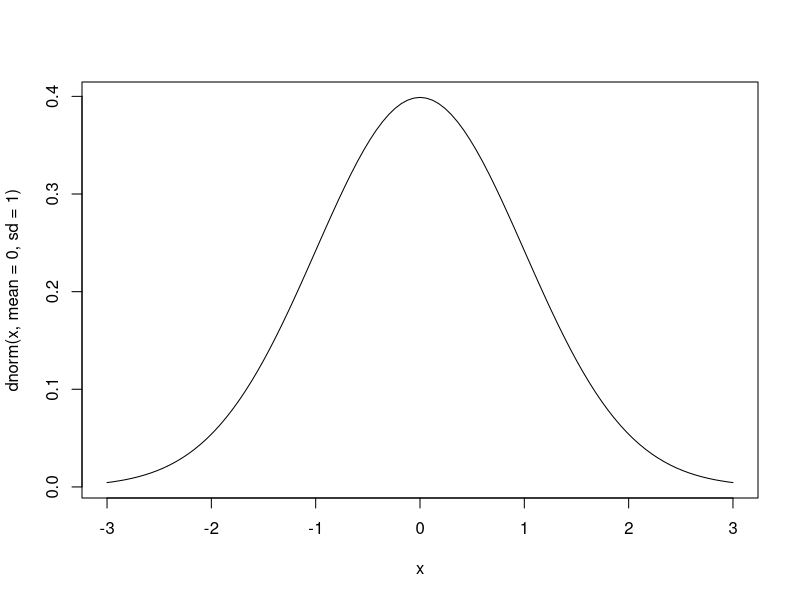
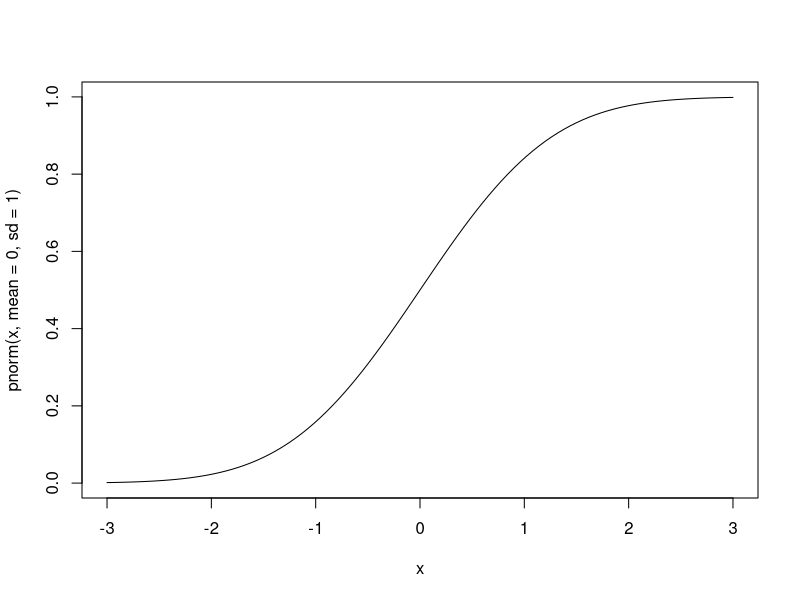
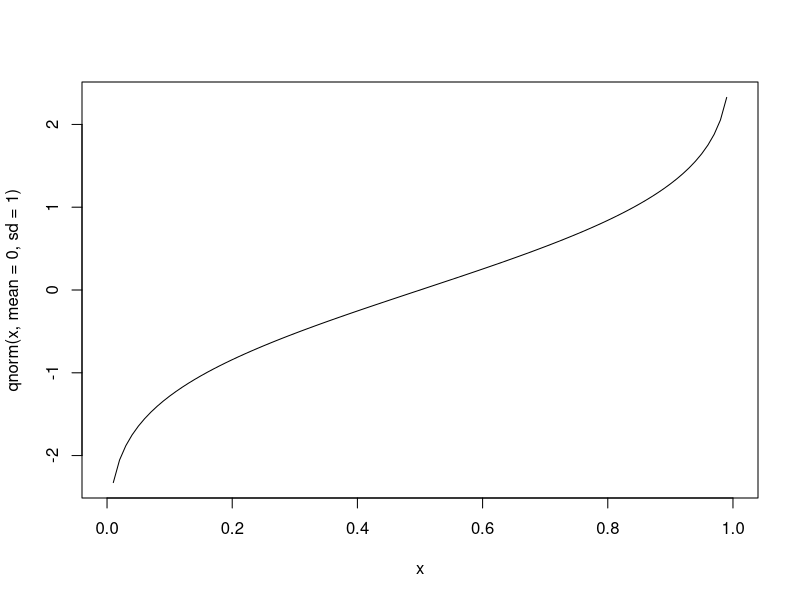
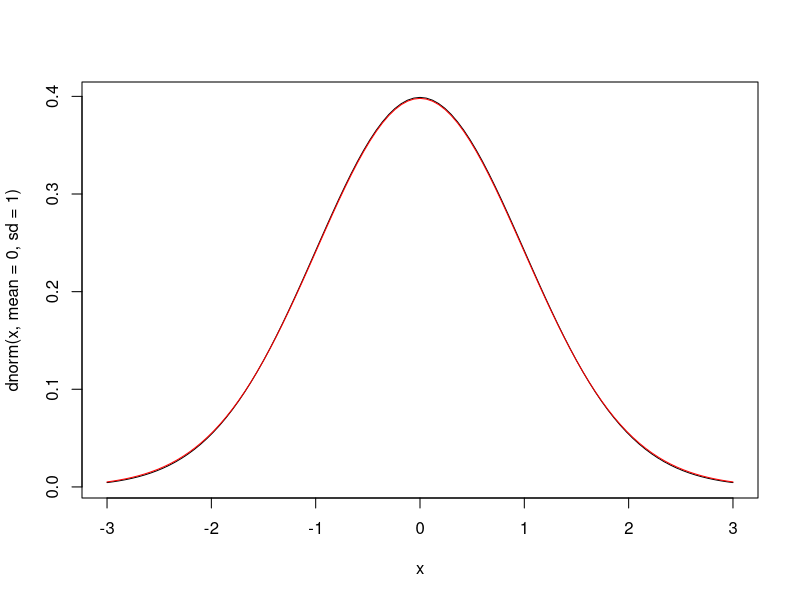
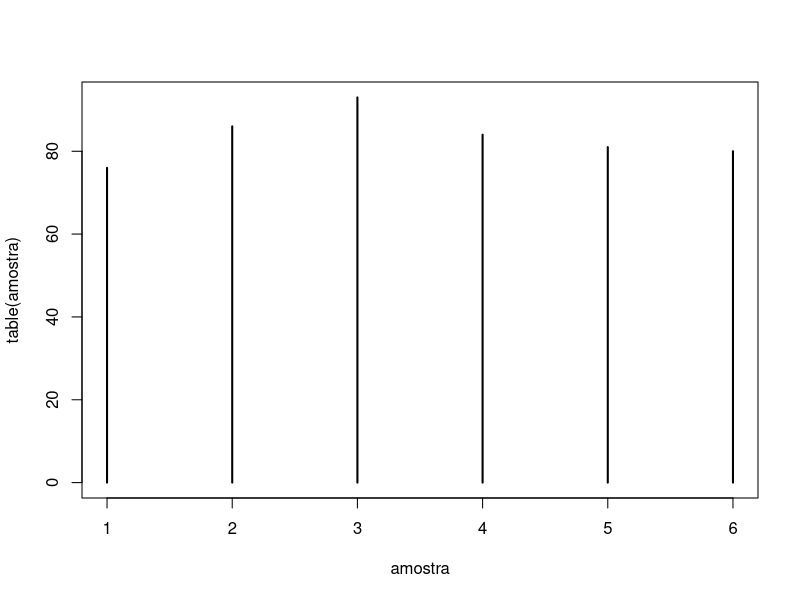
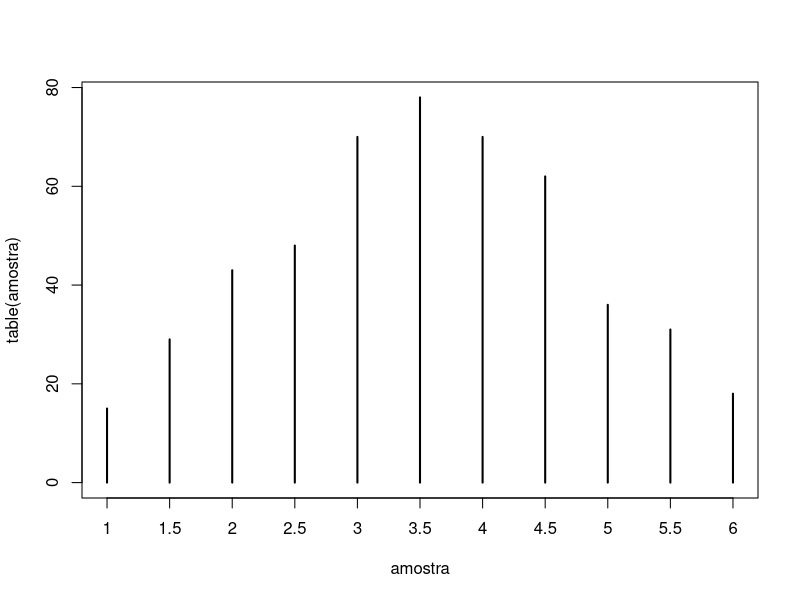
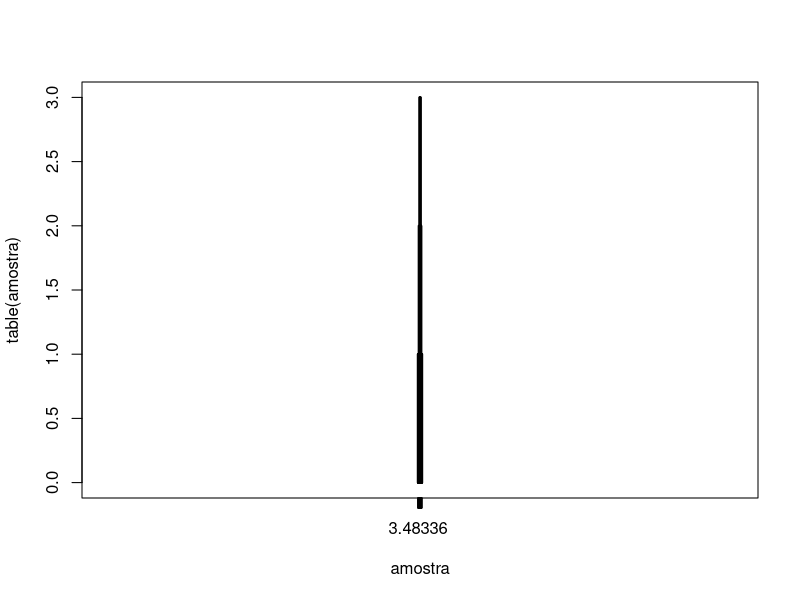

R code for these plots, in order: (Note: this script raises an error after producing the figures.)
# # # # # # # # # # # # # # # # # # # # # # # # # # # # # # # # # # # # # # # #
# MONITORIA 6

# DISTRIBUIÇÕES

# NORMAL PADRÃO
dnorm(1.96, mean=0, sd=1)
dnorm(-1.96, mean=0, sd=1)

pnorm(1.96, mean=0, sd=1)
pnorm(-1.96, mean=0, sd=1)

pnorm(1.96, mean=0, sd=1) - pnorm(-1.96, mean=0, sd=1)

qnorm(0.975, mean=0, sd=1)
qnorm(0.025, mean=0, sd=1)

# Gráfico fdp
curve( dnorm(x, mean=0, sd=1), from=-3, to=3 )
curve( pnorm(x, mean=0, sd=1), from=-3, to=3 )
curve( qnorm(x, mean=0, sd=1), from=0, to=1 )


# T-STUDENT
curve( dnorm(x, mean=0, sd=1), from=-3, to=3 )

curve( dt(x, df=100), from=-3, to=3, add=TRUE, col="red" )


# AMOSTRAGEM ALEATÓRIA
sample(1:10)
sample(letters, 5)


# Exemplo: Visualização da LGN
sample(1:6, 1)

amostra = replicate(500, exp=sample(1:6, 1))
table(amostra)

plot(table(amostra), type="h")


## 2 vezes o dado e fazer média
mean( sample(1:6, 2, replace=TRUE) )

amostra = replicate(500, exp=mean( sample(1:6, 2, replace=T) ))
table(amostra)

plot(table(amostra), type="h")


## N vezes o dado e fazer média
N = 100000

mean( sample(1:6, N, replace=TRUE) )
amostra = replicate(500, exp=mean( sample(1:6, N, replace=T) ))
table(amostra)

plot(table(amostra), type="h", xlim=c(1, 6))


# GERAÇÃO DE NÚMEROS ALEATÓRIOS
rnorm(5)

set.seed(2)
rnorm(5)


# EXEMPLO C.2
SR87 = c(10, 1, 6, .45, 1.25, 1.3, 1.06, 3, 8.18, 1.67, .98,
         1, .45, 5.03, 8, 9, 18, .28, 7, 3.97)
SR88 = c(3, 1, 5, .5, 1.54, 1.5, .8, 2, .67, 1.17, .51, .5, 
         .61, 6.7, 4, 7, 19, .2, 5, 3.83)

Change = SR88 - SR87
1 = length(Change)
avgChange = mean(Change)
sdChange = sd(Change)

# erro padrão
se = sdChange / sqrt(n)
CV = qt(.975, df=n-1)

# limite inferior
avgChange - CV*se

# limite superior
avgChange + CV*se

avgChange + CV * c(-se, se)


# Exemplo C.6
t = (avgChange - 0) / se
CV

abs(t) > CV

p = 2 * (1 - pt(abs(t), n-1))


# Calcular via t.test()
testresults = t.test(Change)
names(testresults)

testresults$p.value
testresults$estimate
